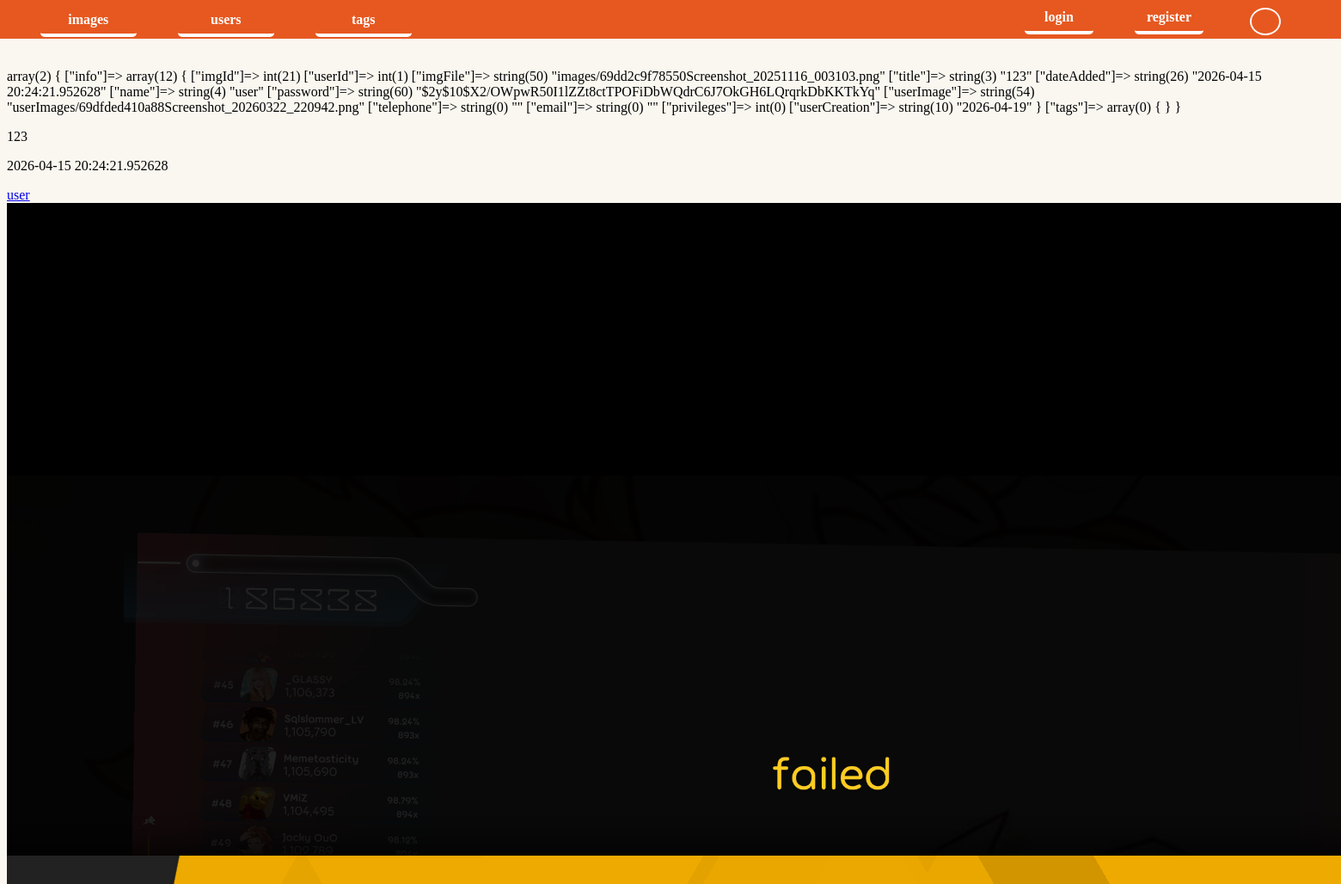
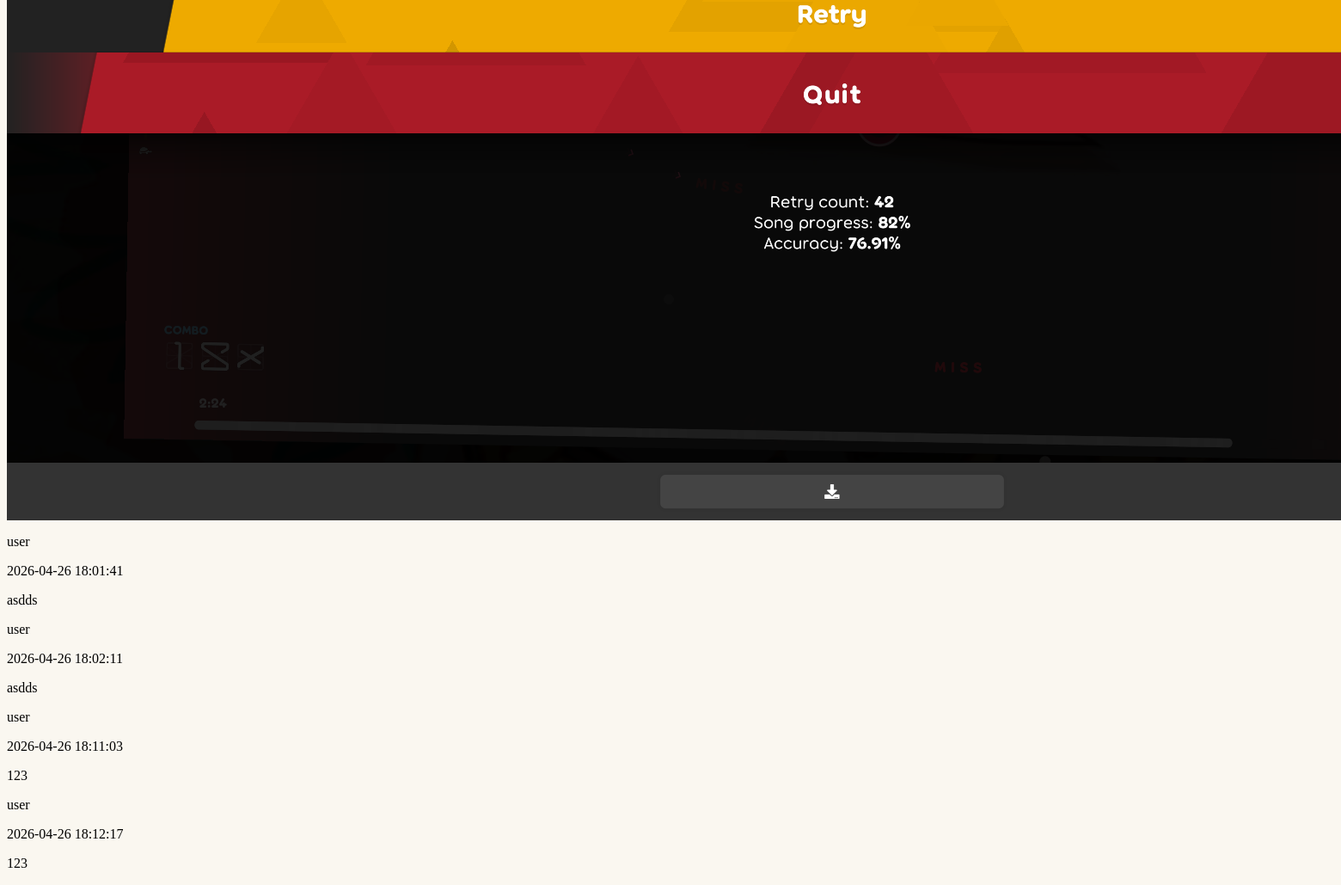
Screenshot of /image.php?imgId=21 with the database file from the repository (2 pictures, top to bottom).
### tables this page shows
CREATE TABLE `images` (
  `imgId` int(255) NOT NULL,
  `userId` int(255) NOT NULL,
  `imgFile` varchar(255) NOT NULL,
  `title` varchar(255) NOT NULL,
  `dateAdded` datetime(6) NOT NULL DEFAULT current_timestamp(6)
);

CREATE TABLE `users` (
  `userId` int(255) NOT NULL,
  `name` varchar(255) NOT NULL,
  `password` varchar(255) NOT NULL,
  `userImage` varchar(255) NOT NULL DEFAULT 'userImages/default.png',
  `telephone` varchar(32) NOT NULL,
  `email` varchar(255) NOT NULL,
  `privileges` int(11) NOT NULL DEFAULT 0 COMMENT '-1=admin\r\n0=user\r\n1=user with email',
  `userCreation` date NOT NULL DEFAULT current_timestamp()
);

CREATE TABLE `comments` (
  `comId` int(11) NOT NULL,
  `userId` int(11) NOT NULL,
  `imgId` int(11) NOT NULL,
  `comText` varchar(255) NOT NULL,
  `commDate` timestamp NOT NULL DEFAULT current_timestamp()
);

### block/header.php (called while the page is built, shortened)
<?php
class Stmt{
    private $db;
    private $stmt;
    public function __construct($db, $stmt="SELECT * FROM users"){
        $this->db = $db;
        if(($this->stmt=$db->prepare($stmt))===false){
            echo"<div class='err'> stmt failed".mysqli_error($db)."</div>";
            exit;
        }
    }
    function __set($name, $val){
        if ($name=="stmt"){
            $this->$name = $this->db->prepare($val);
        }
        else $this->$name = $val;
    }
    function bind($type, $param){
        call_user_func_array(array($this->stmt, "bind_param"), array_merge(array($type), $param));
    }
    function exe(){
        if(!$this->stmt->execute()){
            echo "<div class='err'>execution error</div>".mysqli_error($this->db);
            exit;
        }
    }
    function fetch(){
        return mysqli_fetch_all($this->stmt->get_result(), MYSQLI_ASSOC);
    }
}
?>
<?php
function listImage($db, $imgId){
    $stmt = new Stmt($db, "
    SELECT i.*, u.* FROM images i
    JOIN users u ON i.userId = u.userId
    WHERE imgId = ?
    ");
    $stmt->bind("i", array(&$imgId));
    $stmt->exe();
    $fetch["info"] = $stmt->fetch()[0];
    $stmt->stmt="
    SELECT t.* FROM tagConnections tc
    JOIN tags t ON tc.tagId = t.tagId
    WHERE tc.imgId = ?";
    $stmt->bind("i", array(&$imgId));
    $stmt->exe();
    $fetch["tags"] = $stmt->fetch();
    return $fetch;
}
?>
<?php
function listComments($db, $imgId){
    $stmt = new Stmt($db, "
    SELECT c.*, u.* FROM comments c
    JOIN users u ON u.userId = c.userId
    WHERE imgId = ?");
    $stmt->bind("s", array(&$imgId));
    $stmt->exe();
    return $stmt->fetch();
}
?>

### image.php (the view, shortened to what this page needs)
<?php
require "block/header.phtml";
$image = listImage($db, $_GET["imgId"]);
$comms = listComments($db, $_GET["imgId"]);
var_dump($image);
?>
<div>
    <p><?=$image["info"]["title"];?></p>
    <p><?=$image["info"]["dateAdded"]?></p>
    <a href="profile.php?userId=<?=$image["info"]["userId"]?>"><?=$image["info"]["name"]?></a>
    <img src="<?=$image["info"]["imgFile"]?>">
</div>
<div id="tagSpace">
<?php
foreach($comms as $com){
?>
<div class="comment">
    <p class="userName"><?=$com["name"]?></p>
    <p class="commentDate"><?=$com["commDate"]?></p>
    <p class="commentText"><?=$com["comText"]?></p>
</div>
<?php
}
?>
</div>

### block/header.phtml (style rules this page uses)
:root { --primary:rgb(250, 247, 240); --secondary: rgb(59, 59, 59); --theme: rgb(230, 88, 32); --themeOrg: rgb(209, 76, 23); --themeBlu: rgb(98, 117, 180); --themePur: rgb(142, 140, 216); --themeBlo: rgb(89, 102, 145); --themeGre: rgb(100,200,100); --text:rgb(255,255,255); }
body { background:var(--primary) }
a { border-radius:0.3rem; }

### rows the page displays
images: title "123", dateAdded "2026-04-15 20:24:21.952628", userId.name "user", imgFile (picture)
comments: userId.name "user", commDate "2026-04-26 18:01:41", comText "asdds"
comments: userId.name "user", commDate "2026-04-26 18:02:11", comText "asdds"
comments: userId.name "user", commDate "2026-04-26 18:11:03", comText "123"
comments: userId.name "user", commDate "2026-04-26 18:12:17", comText "123"
